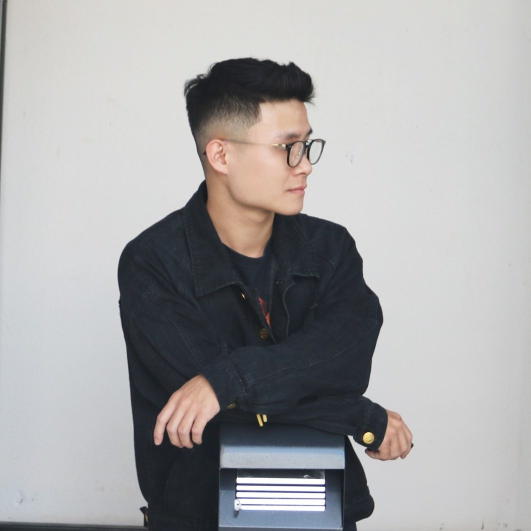
#> input picture images/image_large.jpg, 1062 x 1062 px (shown at 1/2 size)
$ python basic.py
#> lines starting #> are read from the running program, lines starting #| are printed output that depends on the picture; after the words box and inside, x2 and y2 are one past the last pixel; in counts of white or black regions, pixels touching at a corner belong together
import cv2 as cv

img = cv.imread('images/image_large.jpg')
#> img is the input picture: shape (1062, 1062, 3); mean B, G, R 166.1, 165.6, 166.1

cv.imshow("Image", img)

# Converting a image to grayscale

# gray = cv.cvtColor(img, cv.COLOR_BGR2GRAY)
# cv.imshow("Grey", gray)

# Blur

# blur = cv.GaussianBlur(img, (7, 7), cv.BORDER_DEFAULT)
# cv.imshow("Blur", blur)

# Edge Cascade

canny = cv.Canny(img, 125, 175)
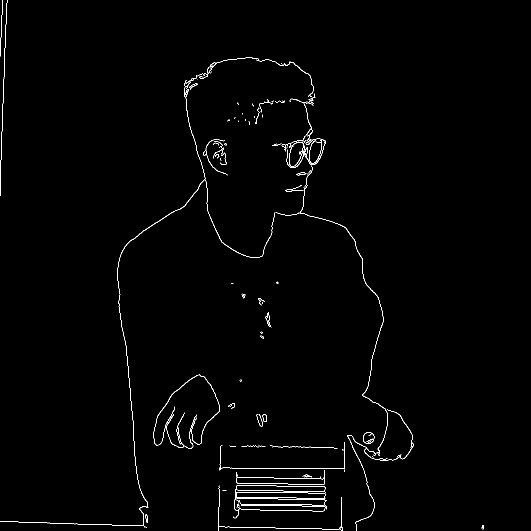
#> canny: shape (1062, 1062) (shown at 1/2 size); 0.93% white in thin lines or dots
cv.imshow("Canny", canny)

# Dilating the image

dilated = cv.dilate(canny, (7, 7), iterations=3)
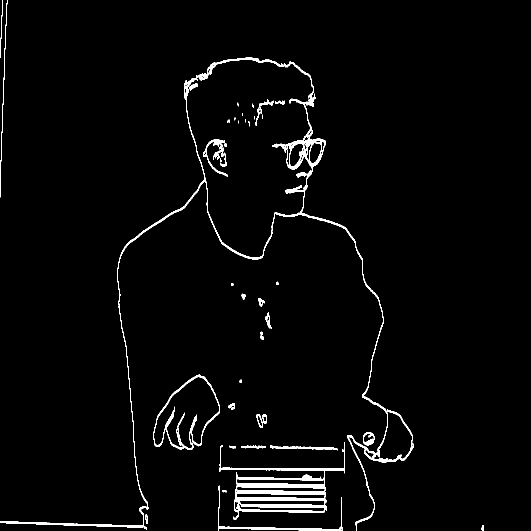
#> dilated: shape (1062, 1062) (shown at 1/2 size); 2.4% white; 49 white regions (12 under 20 px), largest, box (x1, y1, x2, y2) and area: (438, 884, 690, 1040) 7978, (417, 115, 827, 1062) 6987, (0, 150, 550, 1059) 4267
cv.imshow("Dilated", dilated)

# Eroding
eroded = cv.erode(dilated, (3, 3), iterations=1)
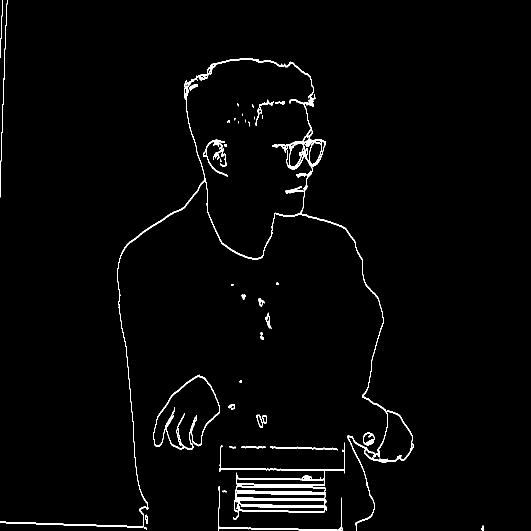
#> eroded: shape (1062, 1062) (shown at 1/2 size); 2% white; 51 white regions (14 under 20 px), largest, box (x1, y1, x2, y2) and area: (438, 885, 690, 1040) 6550, (417, 116, 776, 915) 4416, (0, 151, 550, 1059) 3479
cv.imshow("eroded", eroded)

# Resize
resized = cv.resize(img, (500, 500), interpolation=cv.INTER_CUBIC)
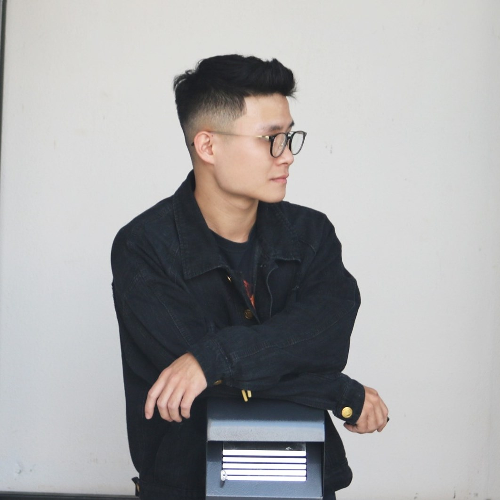
#> resized: shape (500, 500, 3); mean B, G, R 166.1, 165.6, 166.1
cv.imshow("resized", resized)

# Crop
crop= img[50:200,200:400]
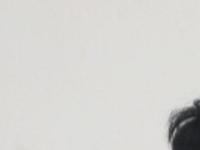
#> crop: shape (150, 200, 3); mean B, G, R 209.4, 212.7, 213.1
cv.imshow("Crop", crop)

cv.waitKey(0)

$ run again, with images/image.jpg copied over images/image_large.jpg
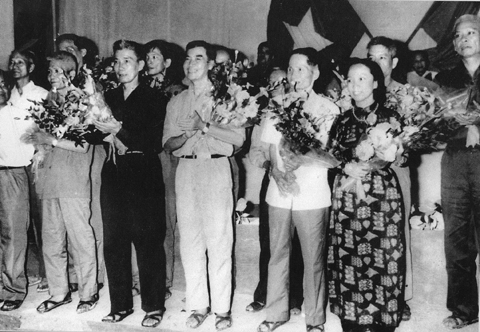
#> input picture images/image.jpg, 480 x 332 px
#> img is the input picture: shape (332, 480, 3); min 9, max 251, mean 115.1
#> `canny = cv.Canny(img, 125, 175)`:
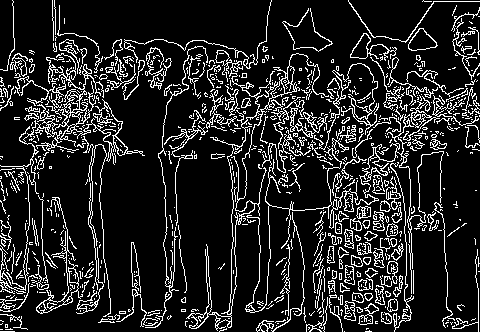
#> canny: shape (332, 480); 14.5% white in thin lines or dots
#> dilated: shape (332, 480); 32.5% white; 65 white regions (34 under 20 px), largest, box (x1, y1, x2, y2) and area: (0, 0, 480, 332) 49368, (145, 47, 172, 93) 590, (328, 270, 343, 332) 322
#> eroded: shape (332, 480); 28.6% white; 84 white regions (49 under 20 px), largest, box (x1, y1, x2, y2) and area: (0, 0, 480, 332) 42584, (145, 48, 172, 93) 511, (282, 9, 333, 55) 383
#> `crop= img[50:200,200:400]`:
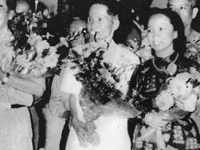
#> crop: shape (150, 200, 3); min 12, max 251, mean 125.8
